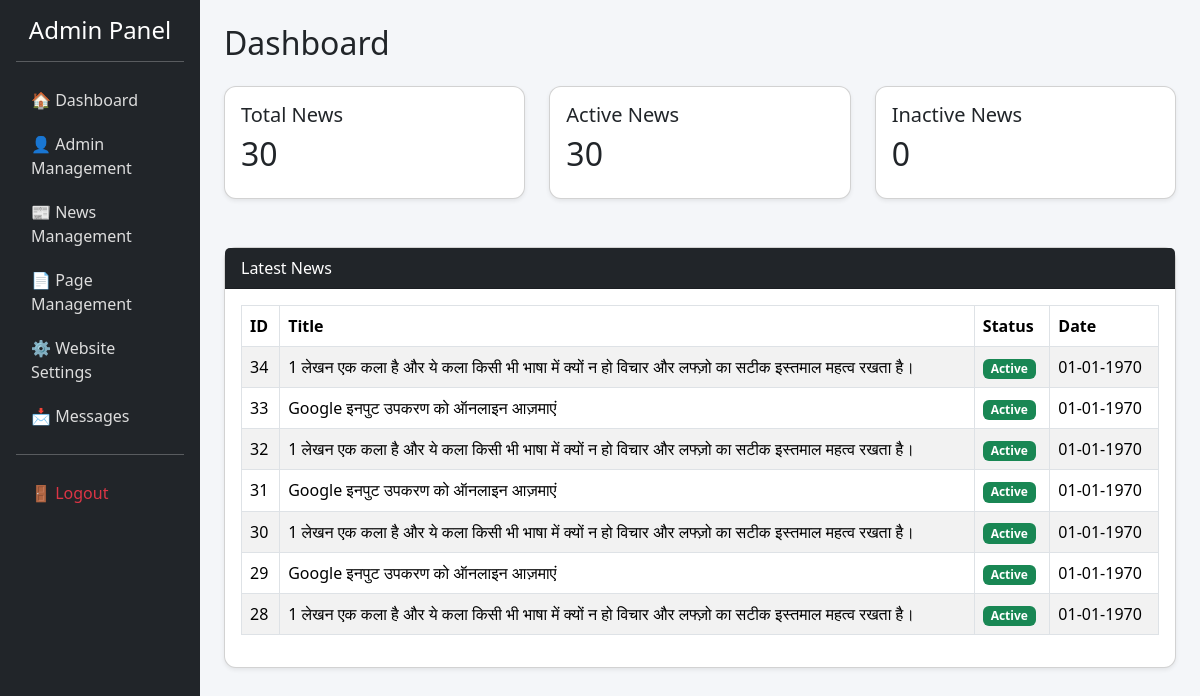
Before: /admin_dashboard_submenu.php with the older database file.
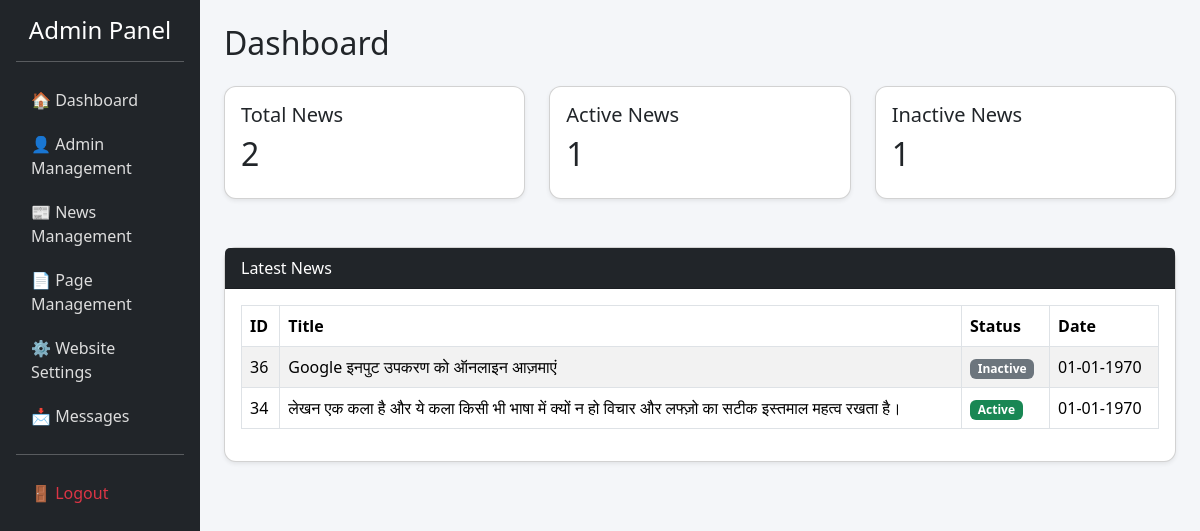
After: the same page with the newer database file.
### tables this page shows
CREATE TABLE `news` (
  `id` int(10) NOT NULL,
  `heading` varchar(255) NOT NULL,
  `news_date` timestamp NOT NULL DEFAULT current_timestamp() ON UPDATE current_timestamp(),
  `content` text NOT NULL,
  `img` varchar(255) NOT NULL,
  `video` varchar(255) NOT NULL,
  `status` int(2) NOT NULL DEFAULT 1
);

### admin_dashboard_submenu.php (the view, shortened to what this page needs)
<?php
include 'conn.php';
$totalNews    = $conn->query("SELECT COUNT(*) AS total FROM news")->fetch_assoc()['total'];
$activeNews   = $conn->query("SELECT COUNT(*) AS total FROM news WHERE status=1")->fetch_assoc()['total'];
$inactiveNews = $conn->query("SELECT COUNT(*) AS total FROM news WHERE status=0")->fetch_assoc()['total'];
$newsResult = $conn->query("SELECT * FROM news ORDER BY id DESC LIMIT 7");
?>
<!DOCTYPE html>
<html lang="en">
<head>
<link href="https://cdn.jsdelivr.net/npm/bootstrap@5.3.2/dist/css/bootstrap.min.css" rel="stylesheet">
</head>
<body>
<div class="container-fluid">
<div class="row">
<div class="col-md-2 sidebar p-3">
    <h4 class="text-center">Admin Panel</h4>
    <hr>
    <a href="admin_dashboard.php">🏠 Dashboard</a>
    <a class="menu-title" data-bs-toggle="collapse" href="#adminMenu">
        👤 Admin Management
    </a>
    <a class="menu-title" data-bs-toggle="collapse" href="#newsMenu">
        📰 News Management
    </a>
    <a class="menu-title" data-bs-toggle="collapse" href="#pagesMenu">
        📄 Page Management
    </a>
    <a class="menu-title" data-bs-toggle="collapse" href="#siteMenu">
        ⚙ Website Settings
    </a>
    <a class="menu-title" data-bs-toggle="collapse" href="#msgMenu">
        📩 Messages
    </a>
    <hr>
    <a href="logout.php" class="text-danger">🚪 Logout</a>
</div>
<div class="col-md-10 p-4">
<h2>Dashboard</h2>
<div class="row mt-4">
    <div class="col-md-4">
        <div class="card shadow-sm p-3">
            <h5>Total News</h5>
            <h2><?= $totalNews ?></h2>
        </div>
    </div>
    <div class="col-md-4">
        <div class="card shadow-sm p-3">
            <h5>Active News</h5>
            <h2><?= $activeNews ?></h2>
        </div>
    </div>
    <div class="col-md-4">
        <div class="card shadow-sm p-3">
            <h5>Inactive News</h5>
            <h2><?= $inactiveNews ?></h2>
        </div>
    </div>
</div>
<div class="card shadow-sm mt-5">
    <div class="card-header bg-dark text-white">
        Latest News
    </div>
    <div class="card-body">
        <table class="table table-bordered table-striped">
            <thead>
                <tr>
                    <th>ID</th>
                    <th>Title</th>
                    <th>Status</th>
                    <th>Date</th>
                </tr>
            </thead>
            <tbody>
            <?php while($row = $newsResult->fetch_assoc()) { ?>
                <tr>
                    <td><?= $row['id'] ?></td>
                    <td><?= htmlspecialchars($row['heading']) ?></td>
                    <td>
                        <span class="badge bg-<?= $row['status']==1 ? 'success' : 'secondary' ?>">
                            <?= $row['status']==1 ? 'Active' : 'Inactive' ?>
                        </span>
                    </td>
                    <td><?= date('d-m-Y', strtotime($row['created_at'] ?? $row['id'])) ?></td>
                </tr>
            <?php } ?>
            </tbody>
        </table>
    </div>
</div>
</div>
</div>
</div>
</body>
</html>

Changed rows visible on the page:
removed news: id "33", heading "Google इनपुट उपकरण को ऑनलाइन आज़माएं", status "Active", id "01-01-1970"
removed news: id "32", heading "1 लेखन एक कला है और ये कला किसी भी भाषा में क्यों न हो विचार और लफ्ज़ो का सटीक इस्तमाल महत्व रखता है।", status "Active", id "01-01-1970"
removed news: id "31", heading "Google इनपुट उपकरण को ऑनलाइन आज़माएं", status "Active", id "01-01-1970"
removed news: id "30", heading "1 लेखन एक कला है और ये कला किसी भी भाषा में क्यों न हो विचार और लफ्ज़ो का सटीक इस्तमाल महत्व रखता है।", status "Active", id "01-01-1970"
removed news: id "29", heading "Google इनपुट उपकरण को ऑनलाइन आज़माएं", status "Active", id "01-01-1970"
removed news: id "28", heading "1 लेखन एक कला है और ये कला किसी भी भाषा में क्यों न हो विचार और लफ्ज़ो का सटीक इस्तमाल महत्व रखता है।", status "Active", id "01-01-1970"
added news: id "36", heading "Google इनपुट उपकरण को ऑनलाइन आज़माएं", status "Inactive", id "01-01-1970"
changed news id 34: heading "1 लेखन एक कला है और ये कला किसी भी भाषा में क्यों न हो विचार और लफ्ज़ो का सटीक इस्तमाल महत्व रखता है।" → "लेखन एक कला है और ये कला किसी भी भाषा में क्यों न हो विचार और लफ्ज़ो का सटीक इस्तमाल महत्व रखता है।"
Other visible differences:
$totalNews: "30" → "2"
$activeNews: "30" → "1"
$inactiveNews: "0" → "1"
